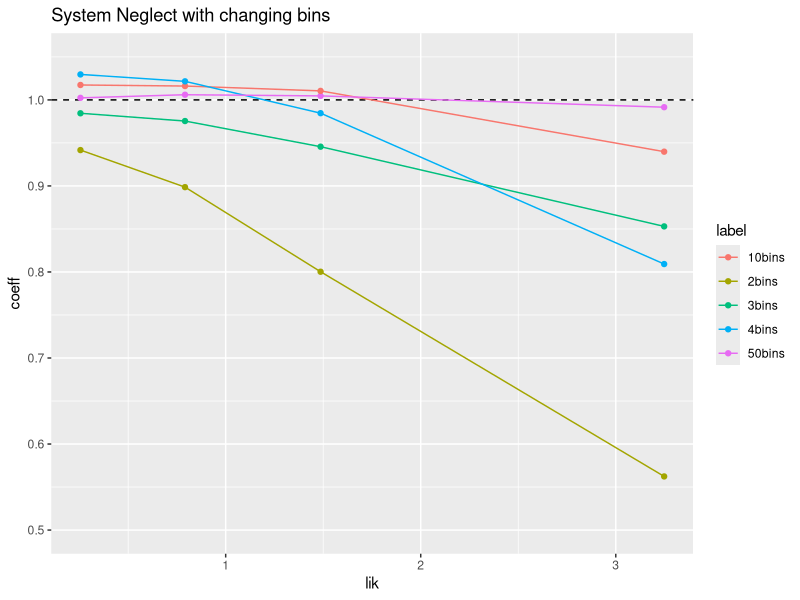
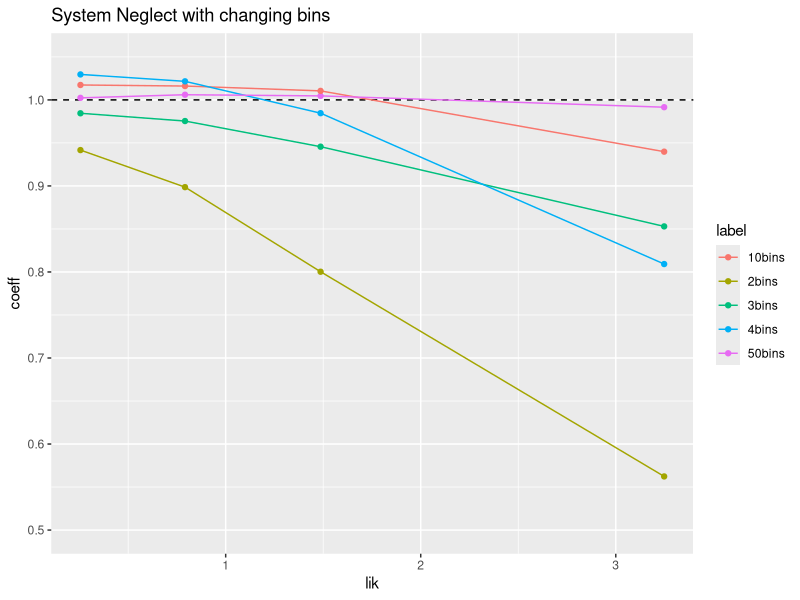

These charts were generated, in order, by the following R code:
library(jsonlite)
library(ggplot2)
require(gridExtra)
setwd("~/GitHub/LearningToInfer/data")

log_odds <- function(x){
  return(log(x/(1.0 - x)))
}

priors = rep(seq(0.01, 0.99, 0.005), times = 197)
likls = rep(seq(0.01, 0.99, 0.005), each = 197)

prior_los <- log_odds(priors)
lik_los <- log_odds(likls)
true_los <- prior_los + lik_los


plot_cuts = seq(0, 1, 0.25)
df_final = data.frame(lik = c(),  
                      coeff = c(),
                      label = c())
for (cut_width in c(0.02, 0.1, 0.25, 0.3, 0.5)){
  
  cuts = seq(0, 1, cut_width)
  val_bins = .bincode(true_los, breaks = quantile(true_los, cuts), right = TRUE, include.lowest = TRUE)
  model_los <- true_los
  for (bin in seq(1,length(cuts) - 1)){
    model_los[val_bins == bin] <- mean(model_los[val_bins == bin], na.rm = TRUE)
  }
  
  bins = .bincode(abs(lik_los), breaks = quantile(abs(lik_los), plot_cuts), right = TRUE, include.lowest = TRUE)
  
  coeffs = c()
  for (bin in seq(1,length(plot_cuts) - 1)){
    model_lm0 <- lm(model_los[bins == bin] ~ lik_los[bins == bin] + prior_los[bins == bin] + 0)
    coeffs[bin] = model_lm0$coefficients[1]
  }
  x = (quantile(abs(lik_los), plot_cuts)[2:length(plot_cuts)] + quantile(abs(lik_los), plot_cuts)[1:length(plot_cuts) - 1])/2.0
  print(rep(paste(length(cuts) - 1, "bins", sep = ""), length(x)))
  df = data.frame(lik = x,
                  coeff = coeffs,
                  label = rep(paste(length(cuts) - 1, "bins", sep = ""), length(x)))
  df_final = rbind(df_final, df)
}

plot1 <- ggplot(df_final, aes(y = coeff, x = lik, color = label)) +
  geom_hline(yintercept=1.0, linetype="dashed", color = "black") +
  geom_point() + geom_line() + ggtitle("System Neglect with changing bins")  + ylim(c(0.5, 1.05))
ggsave(file ="Intuition_allbins.pdf", plot1)
plot1
  


 
